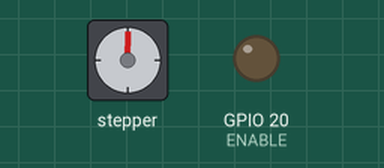
Simulated run of this program. Board: Raspberry Pi (BCM pin numbers). Shown: stepper motor, output pins drawn as LEDs (lit = HIGH). The stepper is drawn at 200 steps a turn; the clock reads 2024-03-15 10:24:30 at power-on unless the program sets it; pins used as bus, display or sensor lines are not drawn. At 5.0 s the program stops and its outputs stay as they are.

Above: at 0.15 s.
At 1.05 s:
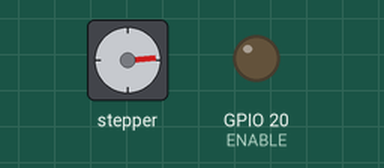
At 2.55 s:
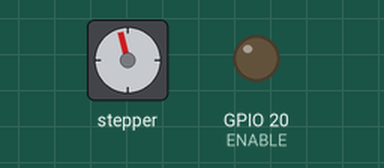
At 4.66 s:
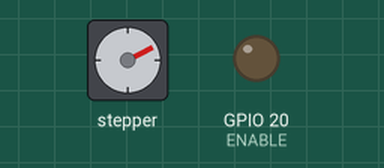
Timing chart, 0 to 6.5 s (numbered marks = the images above):
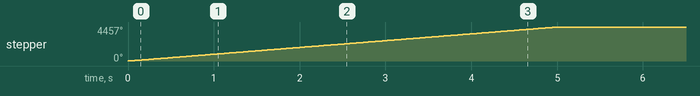

The program:

StepperTest.py
```python
from gpiozero import DigitalOutputDevice
from time import sleep, time

# Setup pins
DIR = DigitalOutputDevice(27)   # GPIO27 for direction
STEP = DigitalOutputDevice(17)  # GPIO17 for step
ENABLE = DigitalOutputDevice(20)

# Wake up the driver (SLP and RST must be wired HIGH externally or tied together to 3.3V)
DIR.on()  # or DIR.off() depending on direction

step_delay = 0.001  # 1 ms delay = ~500 steps/sec

# Step for 5 seconds
start = time()
while time() - start < 5:
    STEP.on()
    sleep(step_delay)
    STEP.off()
    sleep(step_delay)
```

Measured:
- by itself, stepper: turns 4457° clockwise in 5.0 s
